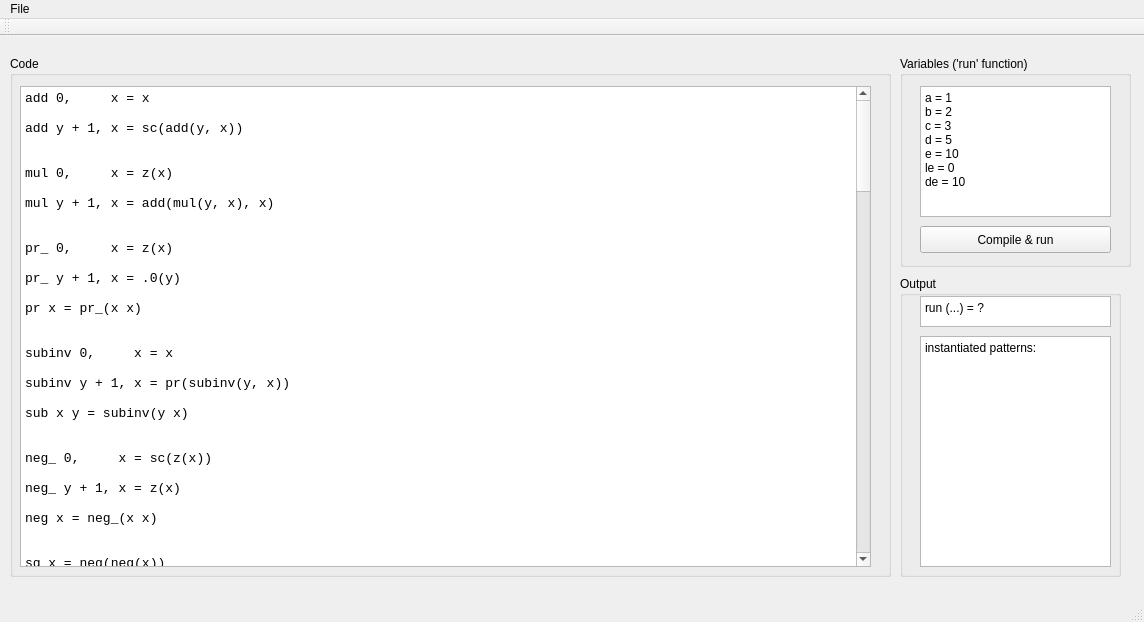
<?xml version="1.0" encoding="UTF-8"?>
<ui version="4.0">
 <class>MainWindow</class>
 <widget class="QMainWindow" name="MainWindow">
  <property name="geometry">
   <rect>
    <x>0</x>
    <y>0</y>
    <width>1144</width>
    <height>622</height>
   </rect>
  </property>
  <property name="sizePolicy">
   <sizepolicy hsizetype="Expanding" vsizetype="Expanding">
    <horstretch>0</horstretch>
    <verstretch>0</verstretch>
   </sizepolicy>
  </property>
  <property name="windowTitle">
   <string>mu_machine</string>
  </property>
  <widget class="QWidget" name="centralWidget">
   <widget class="QGroupBox" name="groupBox">
    <property name="geometry">
     <rect>
      <x>10</x>
      <y>20</y>
      <width>881</width>
      <height>521</height>
     </rect>
    </property>
    <property name="sizePolicy">
     <sizepolicy hsizetype="Expanding" vsizetype="Expanding">
      <horstretch>0</horstretch>
      <verstretch>0</verstretch>
     </sizepolicy>
    </property>
    <property name="autoFillBackground">
     <bool>false</bool>
    </property>
    <property name="title">
     <string>Code</string>
    </property>
    <widget class="QPlainTextEdit" name="plainTextEdit">
     <property name="geometry">
      <rect>
       <x>10</x>
       <y>30</y>
       <width>851</width>
       <height>481</height>
      </rect>
     </property>
     <property name="font">
      <font>
       <family>Monospace</family>
       <pointsize>10</pointsize>
      </font>
     </property>
     <property name="autoFillBackground">
      <bool>false</bool>
     </property>
     <property name="lineWrapMode">
      <enum>QPlainTextEdit::NoWrap</enum>
     </property>
     <property name="plainText">
      <string>add 0,     x = x

add y + 1, x = sc(add(y, x))


mul 0,     x = z(x)

mul y + 1, x = add(mul(y, x), x)


pr_ 0,     x = z(x)

pr_ y + 1, x = .0(y)

pr x = pr_(x x)


subinv 0,     x = x

subinv y + 1, x = pr(subinv(y, x))

sub x y = subinv(y x)


neg_ 0,     x = sc(z(x))

neg_ y + 1, x = z(x)

neg x = neg_(x x)


sg x = neg(neg(x))


and x y = mul(sg(x), sg(y))


or x y = neg(and(neg(x) neg(y)))


cond x y = or(neg(x) y)


iff x y = and(cond(x y) cond(y x))


gte x y = neg(sub(y, x))





exp_ 0,     x = sc(z(x))

exp_ y + 1, x  = mul(exp_(y, x), x)
exp base power = exp_(power base)


exp2 n = exp(sc(sc(z(n))), n)


b1 x = sc(z(x))
b2 x = sc(b1(x))
b5 x = sc(mul(b2(x), b2(x)))
b10 x = mul(b2(x), b5(x))
cc x y = add(mul(x, b10(x)), y)
cc3 a b c = cc(cc(a, b), c)
cc4 a b c d = cc(cc3(a, b, c), d)


g x, i = exp(x,i)
h x, i = i

sum_first_ 0,     x = g(x, z(x))
sum_first_ y + 1, x 
= add(
	sum_first_(y, x), 
	g(x, sc(y))
)
sum_first x = sum_first_(x x)


mul_seq_ 0,     offset, x = h(x, offset)
mul_seq_ y + 1, offset, x 
= mul(
	mul_seq_(z(x), offset, x), 
	h(x, add(offset, sc(y)))
)
mul_from_to left right x 
= mul(
	mul_seq_(sub(right, left), left, x), 
	neg(sub(left, right))
)


sum_from_to_ l, r, x 
= mul(
	add(
		sub(sum_first_(r, x), sum_first_(l, x)),  
		g(x, l)
	), 
	neg(sub(l, r))
)

sum_from_to left right = sum_from_to_(left right right)


# this gives the smallest number A such that 2xA &gt; 7 #

mu_h x i 
= neg( 
	gte(
		mul(b2(x), i), 
		sc(sc(b5(x)))
	) 
)

mu_mul_seq_ 0,     offset, x = mu_h(x, offset)

mu_mul_seq_ y + 1, offset, x 
= mul(
	mu_mul_seq_(z(x), offset, x), 
	mu_h(x, add(offset, sc(y)))
)

mu_mul_from_to left right x = 
mul(
	mu_mul_seq_(
		sub(right, left), 
		left, 
		x
	), 
	neg(
		sub(left, right)
	)
)

mu_g x i = mu_mul_from_to(z(x), i, x)
mu_ 0,     x = mu_g(x, z(x))
mu_ y + 1, x = add(mu_(y, x), mu_g(x, sc(y)))
mu x limit = mu_ (limit x)


{ sumand | 
   sum_fst 0,     x = sumand(x, z(x))
   sum_fst y + 1, x 
   = add(
	sum_fst(y, x), 
  	sumand(x, sc(y))
   )
   sum_f x = sum_fst{sumand}(x x)
}


run a b c d = sum_f{g} d</string>
     </property>
    </widget>
   </widget>
   <widget class="QGroupBox" name="groupBox_2">
    <property name="geometry">
     <rect>
      <x>900</x>
      <y>20</y>
      <width>231</width>
      <height>211</height>
     </rect>
    </property>
    <property name="title">
     <string>Variables ('run' function)</string>
    </property>
    <widget class="QPlainTextEdit" name="plainTextEdit_2">
     <property name="geometry">
      <rect>
       <x>20</x>
       <y>30</y>
       <width>191</width>
       <height>131</height>
      </rect>
     </property>
     <property name="lineWrapMode">
      <enum>QPlainTextEdit::NoWrap</enum>
     </property>
     <property name="plainText">
      <string>a = 1
b = 2
c = 3
d = 5
e = 10
le = 0
de = 10</string>
     </property>
    </widget>
    <widget class="QPushButton" name="pushButton">
     <property name="geometry">
      <rect>
       <x>20</x>
       <y>170</y>
       <width>191</width>
       <height>27</height>
      </rect>
     </property>
     <property name="text">
      <string>Compile &amp;&amp; run</string>
     </property>
    </widget>
   </widget>
   <widget class="QGroupBox" name="groupBox_3">
    <property name="geometry">
     <rect>
      <x>900</x>
      <y>240</y>
      <width>221</width>
      <height>301</height>
     </rect>
    </property>
    <property name="title">
     <string>Output</string>
    </property>
    <widget class="QPlainTextEdit" name="plainTextEdit_3">
     <property name="geometry">
      <rect>
       <x>20</x>
       <y>20</y>
       <width>191</width>
       <height>31</height>
      </rect>
     </property>
     <property name="lineWrapMode">
      <enum>QPlainTextEdit::NoWrap</enum>
     </property>
     <property name="plainText">
      <string>run (...) = ?</string>
     </property>
    </widget>
    <widget class="QPlainTextEdit" name="plainTextEdit_4">
     <property name="geometry">
      <rect>
       <x>20</x>
       <y>60</y>
       <width>191</width>
       <height>231</height>
      </rect>
     </property>
     <property name="lineWrapMode">
      <enum>QPlainTextEdit::NoWrap</enum>
     </property>
     <property name="plainText">
      <string>instantiated patterns:</string>
     </property>
    </widget>
   </widget>
  </widget>
  <widget class="QMenuBar" name="menuBar">
   <property name="geometry">
    <rect>
     <x>0</x>
     <y>0</y>
     <width>1144</width>
     <height>25</height>
    </rect>
   </property>
   <widget class="QMenu" name="menuFile">
    <property name="title">
     <string>File</string>
    </property>
    <addaction name="actionLoad"/>
    <addaction name="actionSave"/>
    <addaction name="separator"/>
    <addaction name="actionAutosave"/>
   </widget>
   <addaction name="menuFile"/>
  </widget>
  <widget class="QToolBar" name="mainToolBar">
   <attribute name="toolBarArea">
    <enum>TopToolBarArea</enum>
   </attribute>
   <attribute name="toolBarBreak">
    <bool>false</bool>
   </attribute>
  </widget>
  <widget class="QStatusBar" name="statusBar"/>
  <action name="actionLoad">
   <property name="text">
    <string>Load</string>
   </property>
  </action>
  <action name="actionSave">
   <property name="text">
    <string>Save</string>
   </property>
  </action>
  <action name="actionAutosave">
   <property name="checkable">
    <bool>true</bool>
   </property>
   <property name="text">
    <string>Autosave</string>
   </property>
  </action>
 </widget>
 <layoutdefault spacing="6" margin="11"/>
 <resources/>
 <connections/>
</ui>
